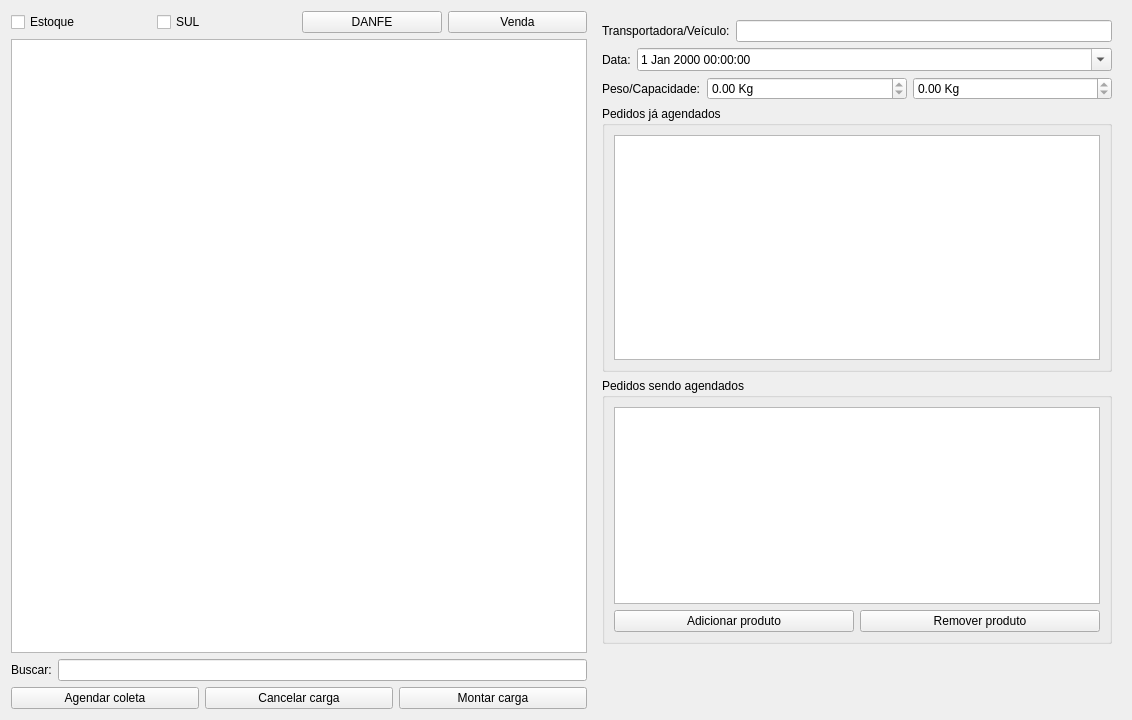
<?xml version="1.0" encoding="UTF-8"?>
<ui version="4.0">
 <class>WidgetLogisticaAgendarColeta</class>
 <widget class="QWidget" name="WidgetLogisticaAgendarColeta">
  <property name="geometry">
   <rect>
    <x>0</x>
    <y>0</y>
    <width>1132</width>
    <height>720</height>
   </rect>
  </property>
  <property name="windowTitle">
   <string>Form</string>
  </property>
  <layout class="QGridLayout" name="gridLayout_5">
   <item row="0" column="0" colspan="2">
    <layout class="QGridLayout" name="gridLayout_2">
     <item row="0" column="0">
      <widget class="QCheckBox" name="checkBoxEstoque">
       <property name="text">
        <string>Estoque</string>
       </property>
      </widget>
     </item>
     <item row="0" column="3">
      <widget class="QPushButton" name="pushButtonVenda">
       <property name="text">
        <string>Venda</string>
       </property>
      </widget>
     </item>
     <item row="0" column="2">
      <widget class="QPushButton" name="pushButtonDanfe">
       <property name="text">
        <string>DANFE</string>
       </property>
      </widget>
     </item>
     <item row="0" column="1">
      <widget class="QCheckBox" name="checkBoxSul">
       <property name="text">
        <string>SUL</string>
       </property>
      </widget>
     </item>
    </layout>
   </item>
   <item row="0" column="2" rowspan="2">
    <widget class="QFrame" name="frameCaminhao">
     <layout class="QGridLayout" name="gridLayout">
      <item row="0" column="0">
       <layout class="QGridLayout" name="gridLayout_4">
        <item row="0" column="0">
         <widget class="QLabel" name="label">
          <property name="text">
           <string>Transportadora/Veículo:</string>
          </property>
         </widget>
        </item>
        <item row="0" column="1">
         <widget class="ItemBox" name="itemBoxVeiculo"/>
        </item>
       </layout>
      </item>
      <item row="1" column="0">
       <layout class="QGridLayout" name="gridLayout_7">
        <item row="0" column="0">
         <widget class="QLabel" name="label_4">
          <property name="sizePolicy">
           <sizepolicy hsizetype="Maximum" vsizetype="Preferred">
            <horstretch>0</horstretch>
            <verstretch>0</verstretch>
           </sizepolicy>
          </property>
          <property name="text">
           <string>Data:</string>
          </property>
         </widget>
        </item>
        <item row="0" column="1">
         <widget class="QDateTimeEdit" name="dateTimeEdit">
          <property name="calendarPopup">
           <bool>true</bool>
          </property>
         </widget>
        </item>
       </layout>
      </item>
      <item row="2" column="0">
       <layout class="QGridLayout" name="gridLayout_3">
        <item row="0" column="0">
         <widget class="QLabel" name="label_2">
          <property name="sizePolicy">
           <sizepolicy hsizetype="Maximum" vsizetype="Preferred">
            <horstretch>0</horstretch>
            <verstretch>0</verstretch>
           </sizepolicy>
          </property>
          <property name="text">
           <string>Peso/Capacidade:</string>
          </property>
         </widget>
        </item>
        <item row="0" column="1">
         <widget class="QDoubleSpinBox" name="doubleSpinBoxPeso">
          <property name="readOnly">
           <bool>true</bool>
          </property>
          <property name="suffix">
           <string> Kg</string>
          </property>
          <property name="maximum">
           <double>999999.989999999990687</double>
          </property>
         </widget>
        </item>
        <item row="0" column="2">
         <widget class="QDoubleSpinBox" name="doubleSpinBoxCapacidade">
          <property name="readOnly">
           <bool>true</bool>
          </property>
          <property name="suffix">
           <string> Kg</string>
          </property>
          <property name="maximum">
           <double>99999.990000000005239</double>
          </property>
         </widget>
        </item>
       </layout>
      </item>
      <item row="3" column="0">
       <widget class="QGroupBox" name="groupBox">
        <property name="title">
         <string>Pedidos já agendados</string>
        </property>
        <layout class="QGridLayout" name="gridLayout_6">
         <item row="0" column="0">
          <widget class="TableView" name="tableTranspAgend">
           <property name="palette">
            <palette>
             <active>
              <colorrole role="Highlight">
               <brush brushstyle="SolidPattern">
                <color alpha="255">
                 <red>51</red>
                 <green>153</green>
                 <blue>255</blue>
                </color>
               </brush>
              </colorrole>
             </active>
             <inactive>
              <colorrole role="Highlight">
               <brush brushstyle="SolidPattern">
                <color alpha="255">
                 <red>51</red>
                 <green>153</green>
                 <blue>255</blue>
                </color>
               </brush>
              </colorrole>
             </inactive>
             <disabled>
              <colorrole role="Highlight">
               <brush brushstyle="SolidPattern">
                <color alpha="255">
                 <red>51</red>
                 <green>153</green>
                 <blue>255</blue>
                </color>
               </brush>
              </colorrole>
             </disabled>
            </palette>
           </property>
           <property name="mouseTracking">
            <bool>true</bool>
           </property>
           <property name="styleSheet">
            <string notr="true">QTreeView::item { border: 0.5px ; border-style: solid ; border-color: lightgray ;}</string>
           </property>
           <property name="editTriggers">
            <set>QAbstractItemView::NoEditTriggers</set>
           </property>
           <property name="alternatingRowColors">
            <bool>true</bool>
           </property>
           <property name="selectionBehavior">
            <enum>QAbstractItemView::SelectRows</enum>
           </property>
          </widget>
         </item>
        </layout>
       </widget>
      </item>
      <item row="4" column="0">
       <widget class="QGroupBox" name="groupBox_2">
        <property name="title">
         <string>Pedidos sendo agendados</string>
        </property>
        <layout class="QGridLayout" name="gridLayout_8">
         <item row="1" column="1">
          <widget class="QPushButton" name="pushButtonRemoverProduto">
           <property name="text">
            <string>Remover produto</string>
           </property>
          </widget>
         </item>
         <item row="1" column="0">
          <widget class="QPushButton" name="pushButtonAdicionarProduto">
           <property name="text">
            <string>Adicionar produto</string>
           </property>
          </widget>
         </item>
         <item row="0" column="0" colspan="2">
          <widget class="TableView" name="tableTranspAtual">
           <property name="palette">
            <palette>
             <active>
              <colorrole role="Highlight">
               <brush brushstyle="SolidPattern">
                <color alpha="255">
                 <red>51</red>
                 <green>153</green>
                 <blue>255</blue>
                </color>
               </brush>
              </colorrole>
             </active>
             <inactive>
              <colorrole role="Highlight">
               <brush brushstyle="SolidPattern">
                <color alpha="255">
                 <red>51</red>
                 <green>153</green>
                 <blue>255</blue>
                </color>
               </brush>
              </colorrole>
             </inactive>
             <disabled>
              <colorrole role="Highlight">
               <brush brushstyle="SolidPattern">
                <color alpha="255">
                 <red>51</red>
                 <green>153</green>
                 <blue>255</blue>
                </color>
               </brush>
              </colorrole>
             </disabled>
            </palette>
           </property>
           <property name="mouseTracking">
            <bool>true</bool>
           </property>
           <property name="styleSheet">
            <string notr="true">QTreeView::item { border: 0.5px ; border-style: solid ; border-color: lightgray ;}</string>
           </property>
           <property name="editTriggers">
            <set>QAbstractItemView::NoEditTriggers</set>
           </property>
           <property name="alternatingRowColors">
            <bool>true</bool>
           </property>
           <property name="selectionBehavior">
            <enum>QAbstractItemView::SelectRows</enum>
           </property>
          </widget>
         </item>
        </layout>
       </widget>
      </item>
     </layout>
    </widget>
   </item>
   <item row="1" column="0" colspan="2">
    <widget class="TableView" name="tableEstoque">
     <property name="palette">
      <palette>
       <active>
        <colorrole role="Highlight">
         <brush brushstyle="SolidPattern">
          <color alpha="255">
           <red>51</red>
           <green>153</green>
           <blue>255</blue>
          </color>
         </brush>
        </colorrole>
       </active>
       <inactive>
        <colorrole role="Highlight">
         <brush brushstyle="SolidPattern">
          <color alpha="255">
           <red>51</red>
           <green>153</green>
           <blue>255</blue>
          </color>
         </brush>
        </colorrole>
       </inactive>
       <disabled>
        <colorrole role="Highlight">
         <brush brushstyle="SolidPattern">
          <color alpha="255">
           <red>51</red>
           <green>153</green>
           <blue>255</blue>
          </color>
         </brush>
        </colorrole>
       </disabled>
      </palette>
     </property>
     <property name="mouseTracking">
      <bool>true</bool>
     </property>
     <property name="editTriggers">
      <set>QAbstractItemView::NoEditTriggers</set>
     </property>
     <property name="dragEnabled">
      <bool>true</bool>
     </property>
     <property name="dragDropOverwriteMode">
      <bool>false</bool>
     </property>
     <property name="dragDropMode">
      <enum>QAbstractItemView::DragOnly</enum>
     </property>
     <property name="alternatingRowColors">
      <bool>true</bool>
     </property>
     <property name="selectionMode">
      <enum>QAbstractItemView::MultiSelection</enum>
     </property>
     <property name="selectionBehavior">
      <enum>QAbstractItemView::SelectRows</enum>
     </property>
     <property name="sortingEnabled">
      <bool>true</bool>
     </property>
    </widget>
   </item>
   <item row="2" column="0">
    <widget class="QLabel" name="label_3">
     <property name="text">
      <string>Buscar:</string>
     </property>
    </widget>
   </item>
   <item row="2" column="1">
    <widget class="QLineEdit" name="lineEditBusca"/>
   </item>
   <item row="3" column="0" colspan="2">
    <layout class="QHBoxLayout" name="horizontalLayout">
     <item>
      <widget class="QPushButton" name="pushButtonAgendarColeta">
       <property name="text">
        <string>Agendar coleta</string>
       </property>
      </widget>
     </item>
     <item>
      <widget class="QPushButton" name="pushButtonCancelarCarga">
       <property name="enabled">
        <bool>true</bool>
       </property>
       <property name="text">
        <string>Cancelar carga</string>
       </property>
      </widget>
     </item>
     <item>
      <widget class="QPushButton" name="pushButtonMontarCarga">
       <property name="enabled">
        <bool>true</bool>
       </property>
       <property name="text">
        <string>Montar carga</string>
       </property>
      </widget>
     </item>
    </layout>
   </item>
  </layout>
 </widget>
 <customwidgets>
  <customwidget>
   <class>TableView</class>
   <extends>QTableView</extends>
   <header>src/tableview.h</header>
  </customwidget>
  <customwidget>
   <class>ItemBox</class>
   <extends>QLineEdit</extends>
   <header>src/itembox.h</header>
  </customwidget>
 </customwidgets>
 <resources/>
 <connections/>
</ui>
